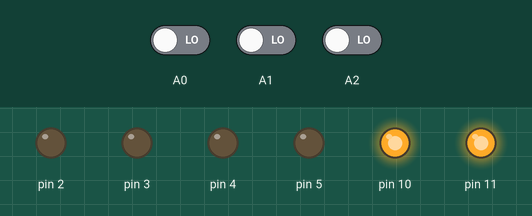
The sketch below on a simulated Arduino Uno, built with avr-gcc and run on an emulated ATmega328P. Parts: output pins drawn as LEDs (lit = HIGH). The test bench sets the inputs (shaded band); at power-on: A0 LOW, A1 LOW, A2 LOW.

Above: at 1.2 s.
1.3 s: A0 driven HIGH and A1 driven HIGH
At 2.5 s:
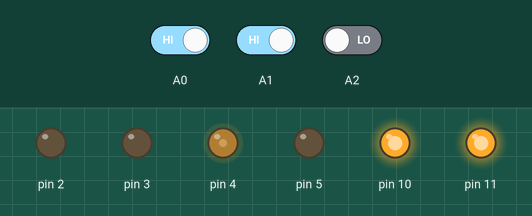
2.8 s: A0 driven LOW
At 3.7 s:
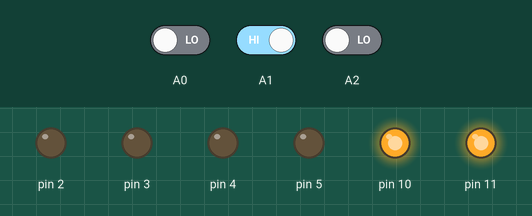
4.3 s: A2 driven HIGH
At 5.0 s:
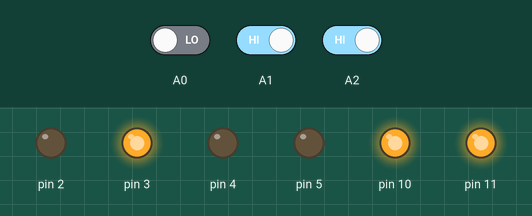
5.8 s: A2 driven LOW
At 6.1 s:
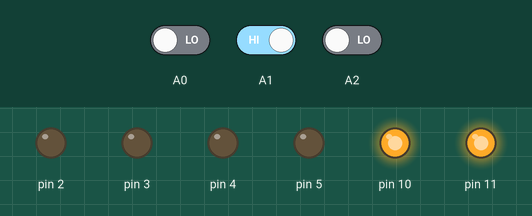
7.3 s: A0 driven HIGH
At 8.3 s:
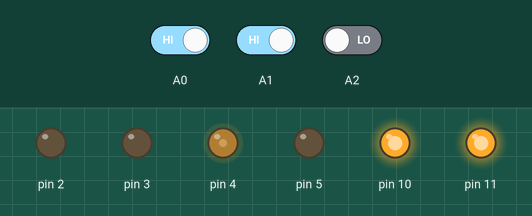
8.8 s: A1 driven LOW and A2 driven HIGH
At 9.5 s:
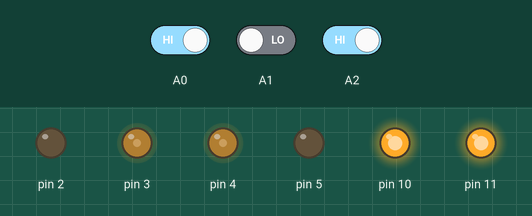
Timing chart, 0 to 11.3 s (numbered marks = the images above; inputs shaded):
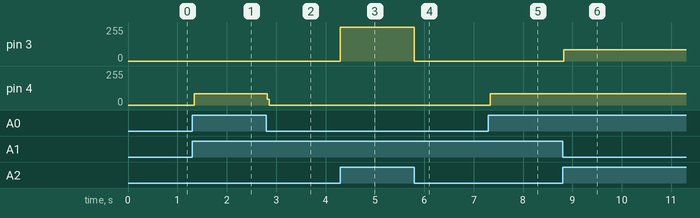

Measured:
- after the input at 1.3 s, pin 4: 0/255 → 86/255 at once
- after the input at 2.8 s, pin 4: 86/255 → 0/255 at once
- after the input at 4.3 s, pin 3: 0/255 → 255/255 at once
- after the input at 5.8 s, pin 3: 255/255 → 0/255 at once
- after the input at 7.3 s, pin 4: 0/255 → 86/255 at once
- after the input at 8.8 s, pin 3: 0/255 → 86/255 at once

The sketch:

IR_SENSOR__.ino
```cpp
void setup() {

pinMode(3,OUTPUT);
pinMode(2,OUTPUT);

pinMode(4,OUTPUT);
pinMode(5,OUTPUT);

pinMode(A2,INPUT);
pinMode(A0,INPUT);
pinMode(A1,INPUT);

analogWrite(10,255);
analogWrite(11,255);
Serial.begin(9600);


}
void loop()
{

  int s2=digitalRead(A2);

  int s1=digitalRead(A1);

  int s0=digitalRead(A0);


  if ((s2==1) && (s1==0) && (s0==1))
  {
    //Serial.println("Forward");
    forward();

  }
  if ((s2==0) && (s1==1) && (s0==1))
  {
    //Serial.println("Right");
    left();

  }
  if ((s2==1) && (s1==1) && (s0==0))
  {
   //Serial.println("Left");
    right();

  }
  else
  {
    digitalWrite(2,0);
  digitalWrite(3,0);
  digitalWrite(4,0);
  digitalWrite(5,0);
  }
}
void forward()
{
  digitalWrite(2,0);
  digitalWrite(3,1);
  digitalWrite(4,1);
  digitalWrite(5,0);
}
void left()
{
  digitalWrite(2,0);
  digitalWrite(3,0);
  digitalWrite(4,1);
  digitalWrite(5,0);

}
void right()
{
  digitalWrite(2,0);
  digitalWrite(3,1);
  digitalWrite(4,0);
  digitalWrite(5,0);

}
void left_spin() {
  //
  digitalWrite(2,0);
  digitalWrite(3,1);
  digitalWrite(4,0);
  digitalWrite(5,1);

}
void right_spin()
{
  digitalWrite(2,1);
  digitalWrite(3,0);
  digitalWrite(4,1);
  digitalWrite(5,0);
}
```
